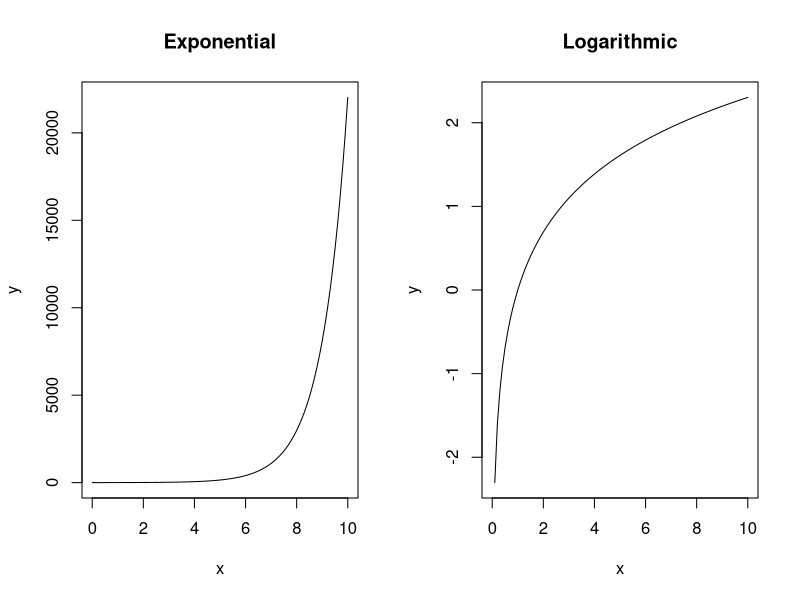
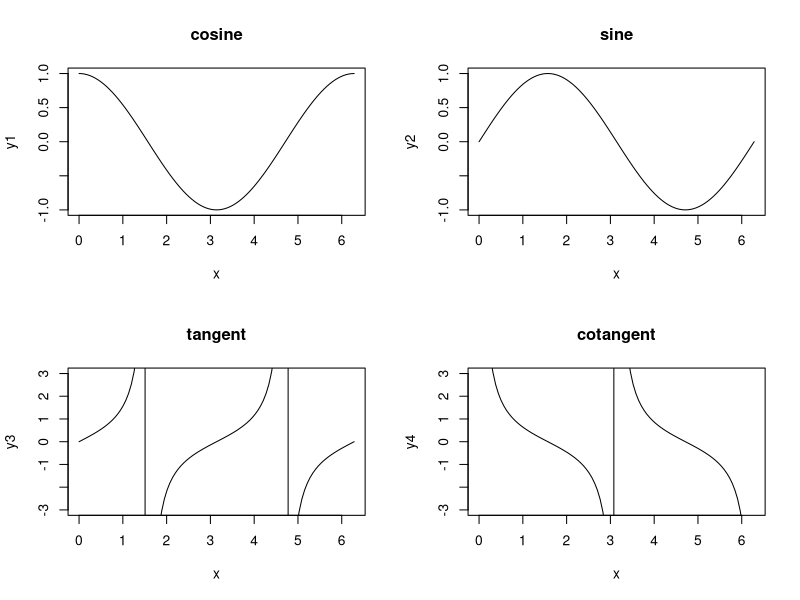
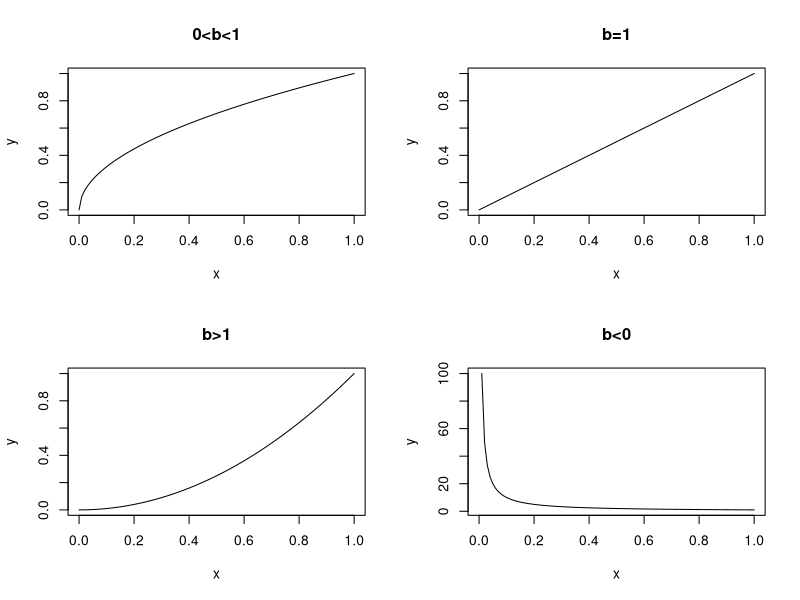
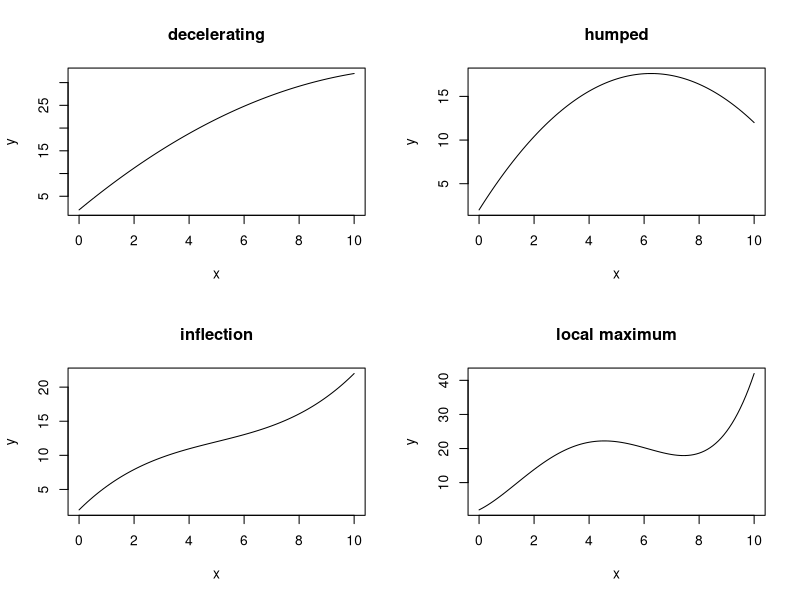
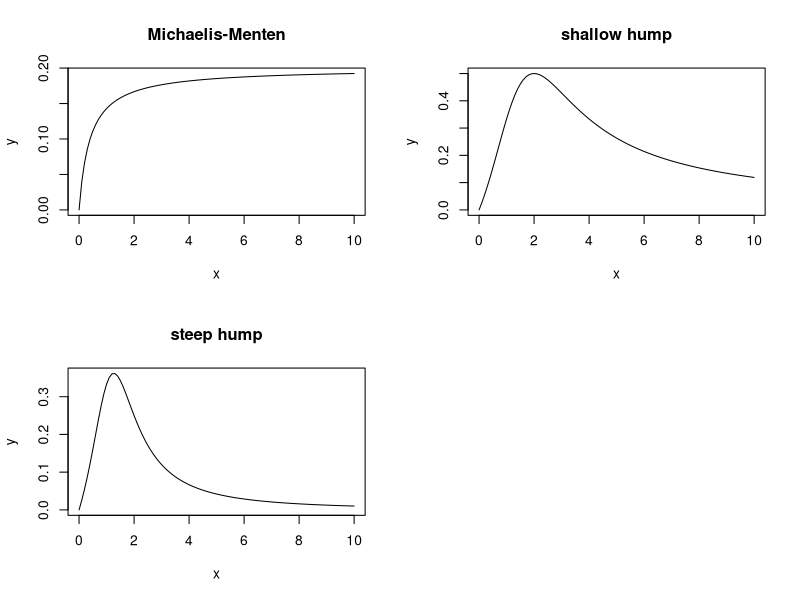
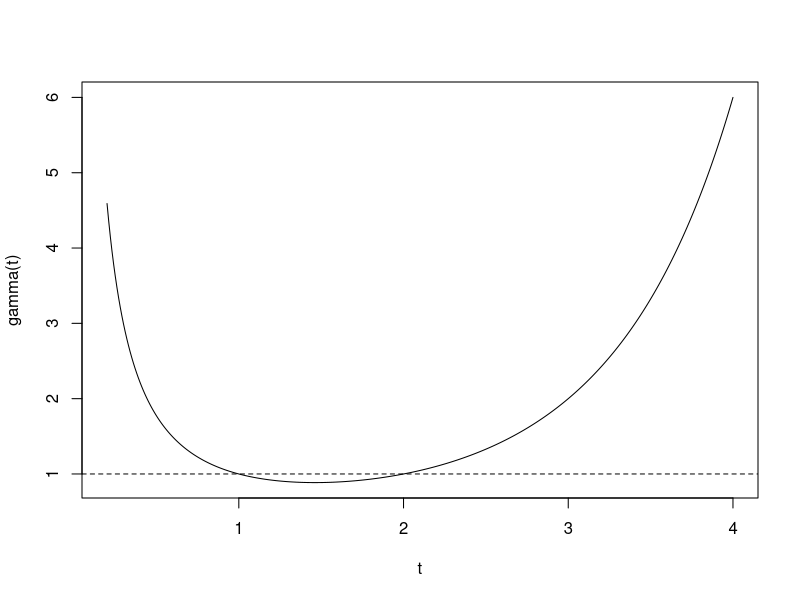
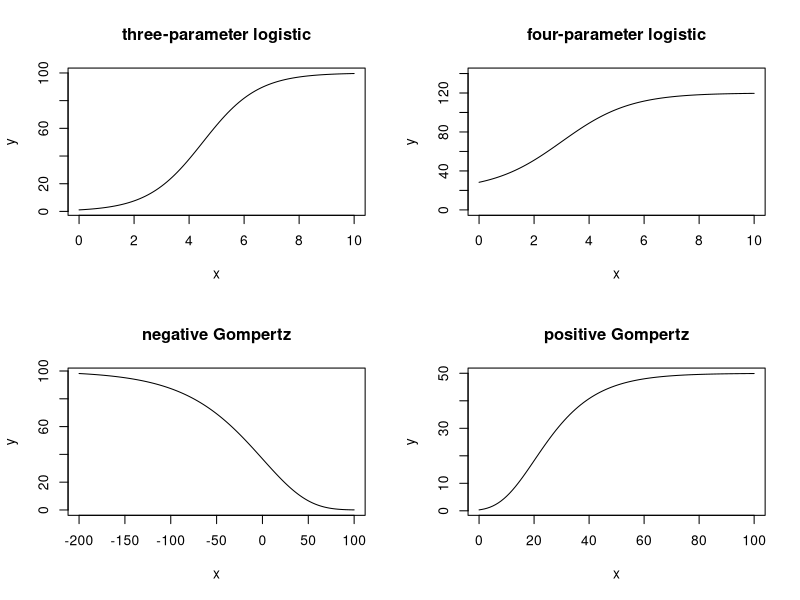
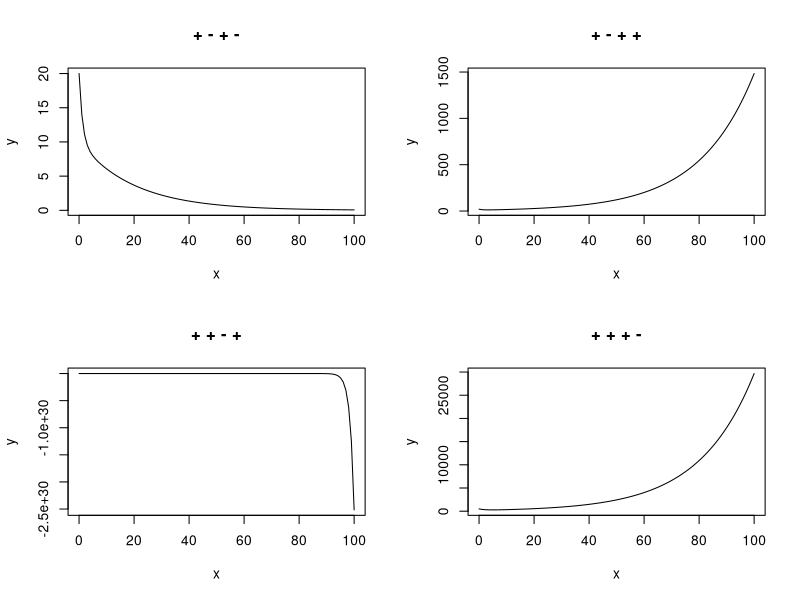

These figures' R source, in order:
## ---- chunk 1
x <- seq(0,10,0.1)
par(mfrow=c(1,2))
y <- exp(x)
plot(y~x,type="l",main="Exponential")
y <- log(x)
plot(y~x,type="l",main="Logarithmic")
## ---- chunk 2
par(mfrow=c(2,2))
x <- seq(0,2*pi,2*pi/100)
y1 <- cos(x)
y2 <- sin(x)
y3 <- tan(x)
y4 <- cos(x)/sin(x)
plot(y1~x,type="l",main="cosine")
plot(y2~x,type="l",main="sine")
plot(y3~x,type="l",ylim=c(-3,3),main="tangent")
plot(y4~x,type="l",ylim=c(-3,3),main="cotangent")
## ---- chunk 3
par(mfrow=c(2,2))
x <- seq(0,1,0.01)
y <- x^0.5
plot(x,y,type="l",main="0<b<1")
y <- x
plot(x,y,type="l",main="b=1")
y <- x^2
plot(x,y,type="l",main="b>1")
y <- 1/x
plot(x,y,type="l",main="b<0")
## ---- chunk 4
x <- seq(0,10,0.1)
y1 <- 2+5*x-0.2*x^2
y2 <- 2+5*x-0.4*x^2
y3 <- 2+4*x-0.6*x^2+0.04*x^3
y4 <- 2+4*x+2*x^2-0.6*x^3+0.04*x^4
par(mfrow=c(2,2))
plot(x,y1,type="l",ylab="y",main="decelerating")
plot(x,y2,type="l",ylab="y",main="humped")
plot(x,y3,type="l",ylab="y",main="inflection")
plot(x,y4,type="l",ylab="y",main="local maximum")
## ---- chunk 5
par(mfrow=c(2,2))
y1 <- x/(2+5*x)
y2 <- 1/(x-2+4/x)
y3 <- 1/(x^2-2+4/x)
plot(x,y1,type="l",ylab="y",main="Michaelis-Menten")
plot(x,y2,type="l",ylab="y",main="shallow hump")
plot(x,y3,type="l",ylab="y",main="steep hump")
## ---- chunk 6
par(mfrow=c(1,1))
t <- seq(0.2,4,0.01)
plot(t,gamma(t),type="l")
abline(h=1,lty=2)
## ---- chunk 7
par(mfrow=c(2,2))
x <- seq(0,10,0.1)
y <- 100/(1+90*exp(-1*x))
plot(x,y,type="l",main="three-parameter logistic")
y <- 20+100/(1+exp(0.8*(3-x)))
plot(x,y,ylim=c(0,140),type="l",main="four-parameter logistic")
x <- -200:100
y <- 100*exp(-exp(0.02*x))
plot(x,y,type="l",main="negative Gompertz")
x <- 0:100
y <- 50*exp(-5*exp(-0.08*x))
plot(x,y,type="l",main="positive Gompertz")
## ---- chunk 8
#par(mfrow=c(2,2))
#1
a <- 10
b <- -0.8
c <- 10
d <- -0.05
y <- a*exp(b*x)+c*exp(d*x)
plot(x,y,main="+ - + -",type="l")
#2
a <- 10
b <- -0.8
c <- 10
d <- 0.05
y <- a*exp(b*x)+c*exp(d*x)
plot(x,y,main="+ - + +",type="l")
#3
a <- 200
b <- 0.2
c <- -1
d <- 0.7
y <- a*exp(b*x)+c*exp(d*x)
plot(x,y,main="+ + - +",type="l")
#4
a <- 200
b <- 0.05
c <- 300
d <- -0.5
y <- a*exp(b*x)+c*exp(d*x)
plot(x,y,main="+ + + -",type="l")
## ---- chunk 9
par(mfrow=c(1,1))
x <- 0:6
plot(x,factorial(x),type="s",main="factorial x",log="y")
## ---- chunk 10
plot(0:8,choose(8,0:8),type="s",main="binomial coefficients")
## ---- chunk 11
curve(pnorm(x),-3,3)
arrows(-1,0,-1,pnorm(-1),col="red")
arrows(-1,pnorm(-1),-3,pnorm(-1),col="green")
## ---- chunk 12
curve(dnorm(x),-3,3)
## ---- chunk 13
par(mfrow=c(2,2))
x <- seq(-3,3,0.01)
y <- exp(-abs(x))
plot(x,y,type="l",main="x")
y <- exp(-abs(x)^2)
plot(x,y,type="l",main="x^2")
y <- exp(-abs(x)^3)
plot(x,y,type="l",main="x^3")
y <- exp(-abs(x)^8)
plot(x,y,type="l",main="x^8")
## ---- chunk 14
print(pnorm(-1.25))
## ---- chunk 15
par(mfrow=c(2,2))
hist(sample(1:6,replace=T,10000),breaks=0.5:6.5,main="",xlab="one die")
a <- sample(1:6,replace=T,10000)
b <- sample(1:6,replace=T,10000)
hist(a+b,breaks=1.5:12.5,main="", xlab="two dice")
c <- sample(1:6,replace=T,10000)
hist(a+b+c,breaks=2.5:18.5,main="", xlab="three dice")
d <- sample(1:6,replace=T,10000)
e <- sample(1:6,replace=T,10000)
hist(a+b+c+d+e,breaks=4.5:30.5,main="", xlab="five dice")
print(paste(c(mean(a+b+c+d+e), sd(a+b+c+d+e))))
lines(seq(1,30,0.1),dnorm(seq(1,30,0.1),17.5937,3.837668)*10000)
